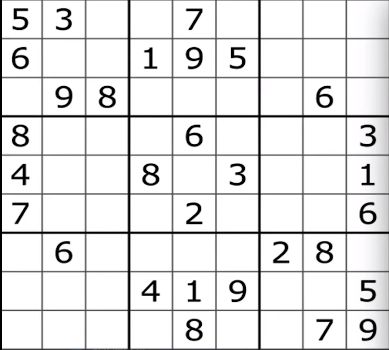
#> input picture sobel.png, 389 x 350 px
$ python 31-harris.py
#> lines starting #> are read from the running program, lines starting #| are printed output that depends on the picture; after the words box and inside, x2 and y2 are one past the last pixel; in counts of white or black regions, pixels touching at a corner belong together
import cv2
import numpy as np

# 特性 旋转不变的特性


img = cv2.imread("./sobel.png")
#> img is the input picture: shape (350, 389, 3); mean B, G, R 229, 228.6, 229
block_size = 2  # 检测窗口的大小
ksize = 3  # sobel卷积核
k = 0.04  # 权重系数，经验值 一般取0.02~0.04

gray = cv2.cvtColor(img, cv2.COLOR_BGR2GRAY)

# harris角点检测
# dst = cv2.cornerHarris(gray, block_size, ksize, k)

# dst > 取dst中最大值的百分之一
# img[dst > 0.01 * dst.max()] = [0, 0, 255]


# shi-tomasi 角点检测 （基于harris的优化） useHarrisDetector是否用harris算法
corners = cv2.goodFeaturesToTrack(gray, 1000, 0.01, 10)
#> corners = 193 rows, first 8: [232, 300], [230, 182], [57, 11], [58, 106], [188, 67], [199, 126], [27, 9], [362, 339]
corners = np.int0(corners)
for conrner in corners:
    x, y = conrner.ravel()
    cv2.circle(img, (x, y), 2, (255, 255, 0), 1)
#> this loop made 193 passes
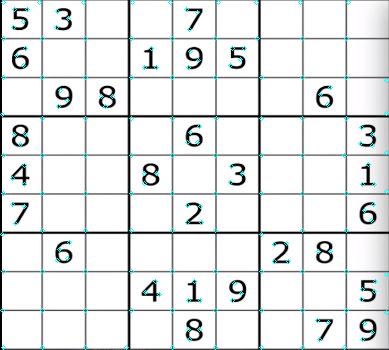
#> img: shape (350, 389, 3); 1.13% of pixels changed, all inside (x1, y1, x2, y2) = (0, 0, 389, 350)

cv2.imshow("test", img)
cv2.waitKey(0)
cv2.destroyAllWindows()
